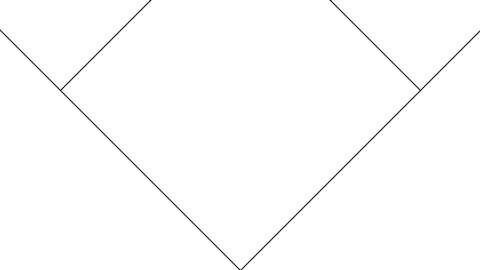
Frame 1 (no input)
Frame 60 (the mouse pressed at the canvas centre just before this capture): identical to frame 1, image omitted
Frame 120 (the mouse held since frame 60 and released just before this capture): identical to frame 1, image omitted

The Processing sketch that drew this single still picture (run headless with seeded random() and noise(); from frame 60 on, the mouse is pressed at the canvas centre):

// Processing sketch: exercise_13_09_recursion
// ── exercise_13_09_recursion.pde
// Learning Processing
// Daniel Shiffman
// http://www.learningprocessing.com

// Exercise 13-9:  Complete the code which generates the following pattern (Note: the solution 
// uses lines, although it would also be possible to create the image using rotated rectangles, 
// which is covered in Chapter 14).         

void setup() {   
  size(480, 270);
}   

void draw() {   
  background(255);  
  stroke(0);  
  branch(width/2, height, 180);
}   

void branch(float x, float y, float h) {   
  line(x, y, x-h, y-h);
  line(x, y, x+h, y-h);
  if (h > 2) {
    branch(x-h, y-h, h/2);
    branch(x+h, y-h, h/2);
  }
}
